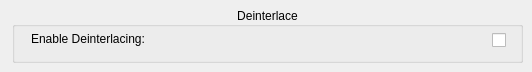
        <widget class="QWidget" name="MiscFFTab">
         <attribute name="title">
          <string>Misc</string>
         </attribute>
         <widget class="QGroupBox" name="DeinterlaceGB">
          <property name="geometry">
           <rect>
            <x>12</x>
            <y>7</y>
            <width>511</width>
            <height>56</height>
           </rect>
          </property>
          <property name="title">
           <string>Deinterlace</string>
          </property>
          <property name="alignment">
           <set>Qt::AlignCenter</set>
          </property>
          <property name="checkable">
           <bool>false</bool>
          </property>
          <property name="checked">
           <bool>false</bool>
          </property>
          <widget class="QLabel" name="EnableDeintLabel">
           <property name="geometry">
            <rect>
             <x>19</x>
             <y>21</y>
             <width>124</width>
             <height>21</height>
            </rect>
           </property>
           <property name="text">
            <string>Enable Deinterlacing:</string>
           </property>
          </widget>
          <widget class="QCheckBox" name="UseDeintCB">
           <property name="geometry">
            <rect>
             <x>480</x>
             <y>23</y>
             <width>17</width>
             <height>20</height>
            </rect>
           </property>
           <property name="toolTip">
            <string>&lt;html&gt;&lt;head/&gt;&lt;body&gt;&lt;p&gt;Enable deinterlace&lt;/p&gt;&lt;/body&gt;&lt;/html&gt;</string>
           </property>
           <property name="text">
            <string/>
           </property>
          </widget>
         </widget>
        </widget>
